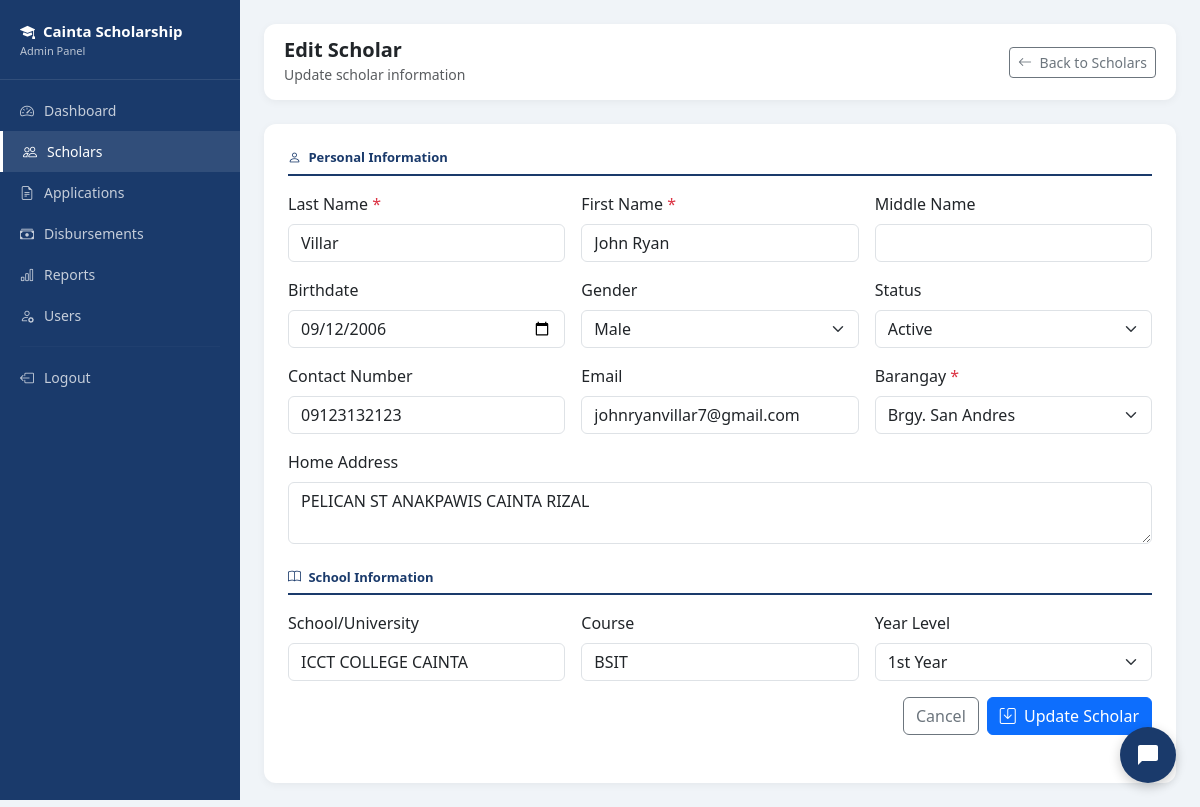
The app's page /admin/edit_scholar.php?id=1 (signed in), older data.
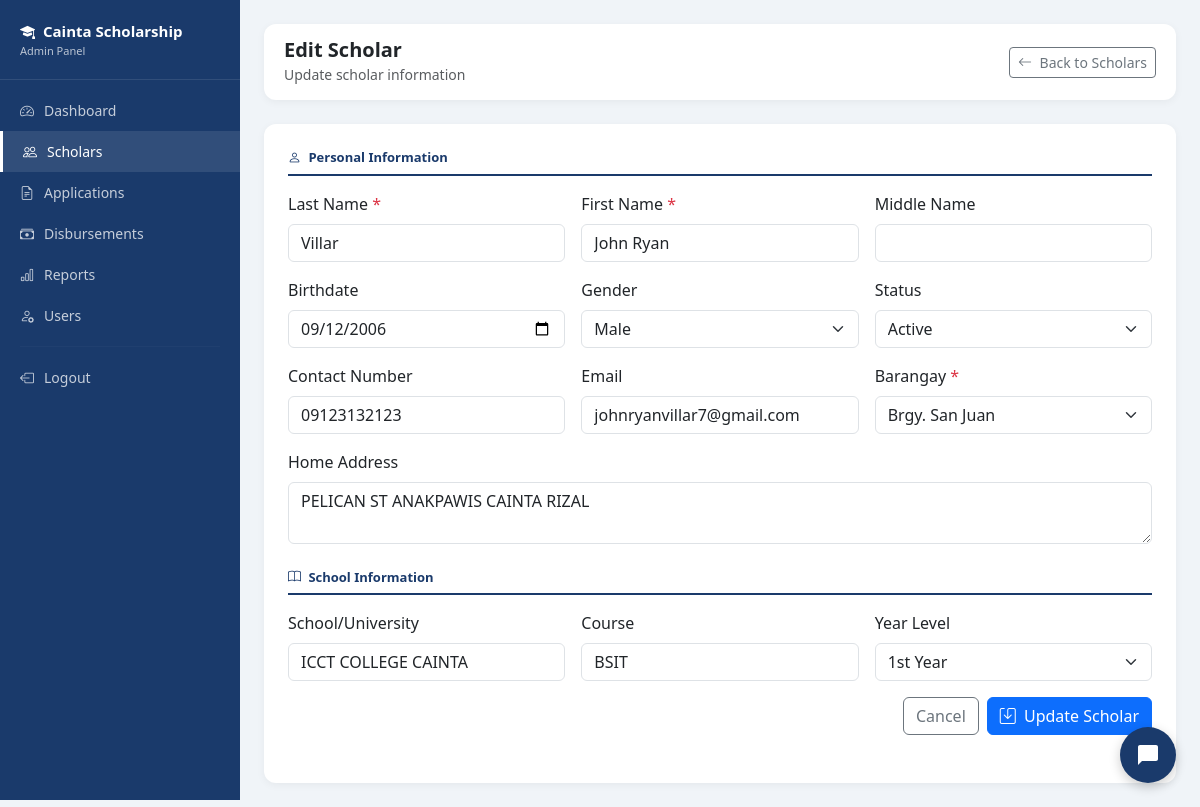
The same page, newer data.
### tables this page shows
CREATE TABLE `scholars` (
  `scholar_id` int(11) NOT NULL,
  `first_name` varchar(50) NOT NULL,
  `last_name` varchar(50) NOT NULL,
  `middle_name` varchar(50) DEFAULT NULL,
  `birthdate` date DEFAULT NULL,
  `gender` enum('Male','Female') DEFAULT NULL,
  `address` text DEFAULT NULL,
  `barangay` varchar(100) DEFAULT NULL,
  `contact_no` varchar(20) DEFAULT NULL,
  `email` varchar(100) DEFAULT NULL,
  `school` varchar(100) DEFAULT NULL,
  `course` varchar(100) DEFAULT NULL,
  `year_level` int(11) DEFAULT NULL,
  `status` enum('active','inactive') DEFAULT 'active',
  `created_at` timestamp NOT NULL DEFAULT current_timestamp(),
  `is_archived` tinyint(4) DEFAULT 0,
  `archived_at` timestamp NULL DEFAULT NULL,
  `archive_reason` varchar(255) DEFAULT NULL
);

### admin/edit_scholar.php (the view, shortened to what the changed rows need)
<?php
require_once '../includes/db.php';
$id = $_GET['id'] ?? null;
$scholar = $pdo->prepare("SELECT * FROM scholars WHERE scholar_id = ?");
$scholar->execute([$id]);
$s = $scholar->fetch();
$barangays = [
    'Brgy. San Andres',
    'Brgy. San Isidro',
    'Brgy. San Juan',
    'Brgy. San Roque',
    'Brgy. Santa Rosa',
    'Brgy. Santo Domingo',
    'Brgy. Santo Niño'
];
?>
<!DOCTYPE html>
<html lang="en">
<head>
    <link href="https://cdn.jsdelivr.net/npm/bootstrap@5.3.0/dist/css/bootstrap.min.css" rel="stylesheet">
    <link href="https://cdn.jsdelivr.net/npm/bootstrap-icons@1.10.0/font/bootstrap-icons.css" rel="stylesheet">
</head>
<body>
<div class="main-content">
    <div class="card">
        <div class="card-body p-4">
            <form method="POST">
                <div class="row g-3 mb-4">
                    <div class="col-md-4">
                        <label class="form-label">Last Name <span class="text-danger">*</span></label>
                        <input type="text" name="last_name" class="form-control"
                                value="<?= htmlspecialchars($s['last_name']) ?>" required>
                    </div>
                    <div class="col-md-4">
                        <label class="form-label">First Name <span class="text-danger">*</span></label>
                        <input type="text" name="first_name" class="form-control"
                                value="<?= htmlspecialchars($s['first_name']) ?>" required>
                    </div>
                    <div class="col-md-4">
                        <label class="form-label">Birthdate</label>
                        <input type="date" name="birthdate" class="form-control"
                                value="<?= $s['birthdate'] ?>">
                    </div>
                    <div class="col-md-4">
                        <label class="form-label">Gender</label>
                        <select name="gender" class="form-select">
                            <option value="Male" <?= $s['gender']=='Male'?'selected':'' ?>>Male</option>
                        </select>
                    </div>
                    <div class="col-md-4">
                        <label class="form-label">Status</label>
                        <select name="status" class="form-select">
                            <option value="active" <?= $s['status']=='active'?'selected':'' ?>>Active</option>
                        </select>
                    </div>
                    <div class="col-md-4">
                        <label class="form-label">Contact Number</label>
                        <input type="text" name="contact_no" class="form-control"
                                value="<?= htmlspecialchars($s['contact_no']) ?>">
                    </div>
                    <div class="col-md-4">
                        <label class="form-label">Email</label>
                        <input type="email" name="email" class="form-control"
                                value="<?= htmlspecialchars($s['email']) ?>">
                    </div>
                    <div class="col-md-4">
                        <label class="form-label">Barangay <span class="text-danger">*</span></label>
                        <select name="barangay" class="form-select" required>
                            <?php foreach($barangays as $b): ?>
                            <option value="<?= $b ?>" <?= $s['barangay']==$b?'selected':'' ?>><?= $b ?></option>
                            <?php endforeach; ?>
                        </select>
                    </div>
                    <div class="col-md-12">
                        <label class="form-label">Home Address</label>
                        <textarea name="address" class="form-control" rows="2"><?= htmlspecialchars($s['address']) ?></textarea>
                    </div>
                </div>
                <div class="row g-3 mb-4">
                    <div class="col-md-4">
                        <label class="form-label">School/University</label>
                        <input type="text" name="school" class="form-control"
                                value="<?= htmlspecialchars($s['school']) ?>">
                    </div>
                    <div class="col-md-4">
                        <label class="form-label">Course</label>
                        <input type="text" name="course" class="form-control"
                                value="<?= htmlspecialchars($s['course']) ?>">
                    </div>
                    <div class="col-md-4">
                        <label class="form-label">Year Level</label>
                        <select name="year_level" class="form-select">
                            <?php
                            $suffixes = ['', '1st', '2nd', '3rd', '4th', '5th'];
                            for($y=1; $y<=5; $y++): ?>
                        <option value="<?= $y ?>" <?= $s['year_level']==$y?'selected':'' ?>><?= $suffixes[$y] ?> Year</option>
                        <?php endfor; ?>
                        </select>
                </div>
            </form>
        </div>
    </div>
</div>
</body>
</html>

Row changes from the older to the newer data that the page shows:
changed scholars "Villar": barangay "Brgy. San Andres" → "Brgy. San Juan"
